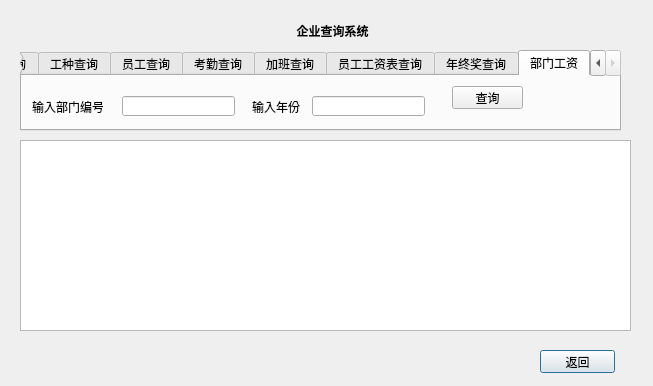
<?xml version="1.0" encoding="UTF-8"?>
<ui version="4.0">
 <class>qselect</class>
 <widget class="QDialog" name="qselect">
  <property name="geometry">
   <rect>
    <x>0</x>
    <y>0</y>
    <width>653</width>
    <height>386</height>
   </rect>
  </property>
  <property name="windowTitle">
   <string>查询</string>
  </property>
  <widget class="QPushButton" name="pushButton_8">
   <property name="geometry">
    <rect>
     <x>540</x>
     <y>350</y>
     <width>75</width>
     <height>23</height>
    </rect>
   </property>
   <property name="text">
    <string>返回</string>
   </property>
  </widget>
  <widget class="QTableView" name="tableView">
   <property name="geometry">
    <rect>
     <x>20</x>
     <y>140</y>
     <width>611</width>
     <height>191</height>
    </rect>
   </property>
   <property name="font">
    <font>
     <pointsize>8</pointsize>
    </font>
   </property>
   <property name="autoScroll">
    <bool>false</bool>
   </property>
   <property name="autoScrollMargin">
    <number>16</number>
   </property>
  </widget>
  <widget class="QTabWidget" name="tabWidget">
   <property name="geometry">
    <rect>
     <x>20</x>
     <y>50</y>
     <width>601</width>
     <height>81</height>
    </rect>
   </property>
   <property name="mouseTracking">
    <bool>false</bool>
   </property>
   <property name="autoFillBackground">
    <bool>false</bool>
   </property>
   <property name="currentIndex">
    <number>7</number>
   </property>
   <property name="usesScrollButtons">
    <bool>true</bool>
   </property>
   <property name="movable">
    <bool>false</bool>
   </property>
   <property name="tabBarAutoHide">
    <bool>false</bool>
   </property>
   <widget class="QWidget" name="tab">
    <attribute name="title">
     <string>部门查询</string>
    </attribute>
    <widget class="QLabel" name="label_2">
     <property name="geometry">
      <rect>
       <x>10</x>
       <y>20</y>
       <width>71</width>
       <height>21</height>
      </rect>
     </property>
     <property name="text">
      <string>输入部门编号</string>
     </property>
    </widget>
    <widget class="QLineEdit" name="lineEdit">
     <property name="geometry">
      <rect>
       <x>100</x>
       <y>20</y>
       <width>113</width>
       <height>20</height>
      </rect>
     </property>
    </widget>
    <widget class="QPushButton" name="pushButton">
     <property name="geometry">
      <rect>
       <x>230</x>
       <y>10</y>
       <width>75</width>
       <height>23</height>
      </rect>
     </property>
     <property name="text">
      <string>查询</string>
     </property>
    </widget>
   </widget>
   <widget class="QWidget" name="tab_2">
    <attribute name="title">
     <string>工种查询</string>
    </attribute>
    <widget class="QLabel" name="label_3">
     <property name="geometry">
      <rect>
       <x>10</x>
       <y>20</y>
       <width>71</width>
       <height>20</height>
      </rect>
     </property>
     <property name="text">
      <string>输入工种编号</string>
     </property>
    </widget>
    <widget class="QLineEdit" name="lineEdit_2">
     <property name="geometry">
      <rect>
       <x>100</x>
       <y>20</y>
       <width>113</width>
       <height>20</height>
      </rect>
     </property>
    </widget>
    <widget class="QPushButton" name="pushButton_2">
     <property name="geometry">
      <rect>
       <x>230</x>
       <y>10</y>
       <width>75</width>
       <height>23</height>
      </rect>
     </property>
     <property name="text">
      <string>查询</string>
     </property>
    </widget>
   </widget>
   <widget class="QWidget" name="tab_3">
    <attribute name="title">
     <string>员工查询</string>
    </attribute>
    <widget class="QLabel" name="label_4">
     <property name="geometry">
      <rect>
       <x>10</x>
       <y>20</y>
       <width>81</width>
       <height>21</height>
      </rect>
     </property>
     <property name="text">
      <string>输入员工编号</string>
     </property>
    </widget>
    <widget class="QLineEdit" name="lineEdit_3">
     <property name="geometry">
      <rect>
       <x>100</x>
       <y>20</y>
       <width>113</width>
       <height>20</height>
      </rect>
     </property>
    </widget>
    <widget class="QPushButton" name="pushButton_3">
     <property name="geometry">
      <rect>
       <x>230</x>
       <y>10</y>
       <width>75</width>
       <height>23</height>
      </rect>
     </property>
     <property name="text">
      <string>查询</string>
     </property>
    </widget>
   </widget>
   <widget class="QWidget" name="tab_4">
    <attribute name="title">
     <string>考勤查询</string>
    </attribute>
    <widget class="QLineEdit" name="lineEdit_4">
     <property name="geometry">
      <rect>
       <x>100</x>
       <y>20</y>
       <width>113</width>
       <height>20</height>
      </rect>
     </property>
    </widget>
    <widget class="QLabel" name="label_5">
     <property name="geometry">
      <rect>
       <x>10</x>
       <y>20</y>
       <width>81</width>
       <height>21</height>
      </rect>
     </property>
     <property name="text">
      <string>输入员工编号</string>
     </property>
    </widget>
    <widget class="QPushButton" name="pushButton_4">
     <property name="geometry">
      <rect>
       <x>230</x>
       <y>10</y>
       <width>75</width>
       <height>23</height>
      </rect>
     </property>
     <property name="text">
      <string>查询</string>
     </property>
    </widget>
   </widget>
   <widget class="QWidget" name="tab_5">
    <attribute name="title">
     <string>加班查询</string>
    </attribute>
    <widget class="QLineEdit" name="lineEdit_5">
     <property name="geometry">
      <rect>
       <x>100</x>
       <y>20</y>
       <width>113</width>
       <height>20</height>
      </rect>
     </property>
    </widget>
    <widget class="QLabel" name="label_6">
     <property name="geometry">
      <rect>
       <x>10</x>
       <y>20</y>
       <width>81</width>
       <height>21</height>
      </rect>
     </property>
     <property name="text">
      <string>输入员工编号</string>
     </property>
    </widget>
    <widget class="QPushButton" name="pushButton_5">
     <property name="geometry">
      <rect>
       <x>230</x>
       <y>10</y>
       <width>75</width>
       <height>23</height>
      </rect>
     </property>
     <property name="text">
      <string>查询</string>
     </property>
    </widget>
   </widget>
   <widget class="QWidget" name="tab_6">
    <attribute name="title">
     <string>员工工资表查询</string>
    </attribute>
    <widget class="QPushButton" name="pushButton_6">
     <property name="geometry">
      <rect>
       <x>230</x>
       <y>10</y>
       <width>71</width>
       <height>23</height>
      </rect>
     </property>
     <property name="text">
      <string>查询</string>
     </property>
     <property name="autoExclusive">
      <bool>false</bool>
     </property>
    </widget>
    <widget class="QLabel" name="label_7">
     <property name="geometry">
      <rect>
       <x>10</x>
       <y>20</y>
       <width>81</width>
       <height>21</height>
      </rect>
     </property>
     <property name="text">
      <string>输入员工编号</string>
     </property>
    </widget>
    <widget class="QLineEdit" name="lineEdit_6">
     <property name="geometry">
      <rect>
       <x>100</x>
       <y>20</y>
       <width>113</width>
       <height>20</height>
      </rect>
     </property>
    </widget>
   </widget>
   <widget class="QWidget" name="tab_7">
    <attribute name="title">
     <string>年终奖查询</string>
    </attribute>
    <widget class="QPushButton" name="pushButton_7">
     <property name="geometry">
      <rect>
       <x>430</x>
       <y>10</y>
       <width>71</width>
       <height>23</height>
      </rect>
     </property>
     <property name="text">
      <string>查询</string>
     </property>
    </widget>
    <widget class="QLabel" name="label_8">
     <property name="geometry">
      <rect>
       <x>10</x>
       <y>21</y>
       <width>71</width>
       <height>21</height>
      </rect>
     </property>
     <property name="text">
      <string>输入员工编号</string>
     </property>
    </widget>
    <widget class="QLineEdit" name="lineEdit_7">
     <property name="geometry">
      <rect>
       <x>100</x>
       <y>20</y>
       <width>113</width>
       <height>20</height>
      </rect>
     </property>
    </widget>
    <widget class="QLabel" name="label_10">
     <property name="geometry">
      <rect>
       <x>230</x>
       <y>20</y>
       <width>54</width>
       <height>21</height>
      </rect>
     </property>
     <property name="text">
      <string>输入年份</string>
     </property>
    </widget>
    <widget class="QLineEdit" name="lineEdit_9">
     <property name="geometry">
      <rect>
       <x>290</x>
       <y>20</y>
       <width>113</width>
       <height>20</height>
      </rect>
     </property>
    </widget>
   </widget>
   <widget class="QWidget" name="tab_8">
    <attribute name="title">
     <string>部门工资</string>
    </attribute>
    <widget class="QPushButton" name="pushButton_9">
     <property name="geometry">
      <rect>
       <x>430</x>
       <y>10</y>
       <width>71</width>
       <height>23</height>
      </rect>
     </property>
     <property name="text">
      <string>查询</string>
     </property>
    </widget>
    <widget class="QLabel" name="label_9">
     <property name="geometry">
      <rect>
       <x>10</x>
       <y>20</y>
       <width>71</width>
       <height>21</height>
      </rect>
     </property>
     <property name="text">
      <string>输入部门编号</string>
     </property>
    </widget>
    <widget class="QLineEdit" name="lineEdit_8">
     <property name="geometry">
      <rect>
       <x>100</x>
       <y>20</y>
       <width>113</width>
       <height>20</height>
      </rect>
     </property>
    </widget>
    <widget class="QLabel" name="label_11">
     <property name="geometry">
      <rect>
       <x>230</x>
       <y>20</y>
       <width>54</width>
       <height>21</height>
      </rect>
     </property>
     <property name="text">
      <string>输入年份</string>
     </property>
    </widget>
    <widget class="QLineEdit" name="lineEdit_10">
     <property name="geometry">
      <rect>
       <x>290</x>
       <y>20</y>
       <width>113</width>
       <height>20</height>
      </rect>
     </property>
    </widget>
   </widget>
  </widget>
  <widget class="QLabel" name="label">
   <property name="geometry">
    <rect>
     <x>240</x>
     <y>20</y>
     <width>211</width>
     <height>21</height>
    </rect>
   </property>
   <property name="font">
    <font>
     <family>Arial</family>
     <weight>75</weight>
     <bold>true</bold>
    </font>
   </property>
   <property name="text">
    <string>                 企业查询系统</string>
   </property>
  </widget>
 </widget>
 <resources/>
 <connections/>
</ui>
